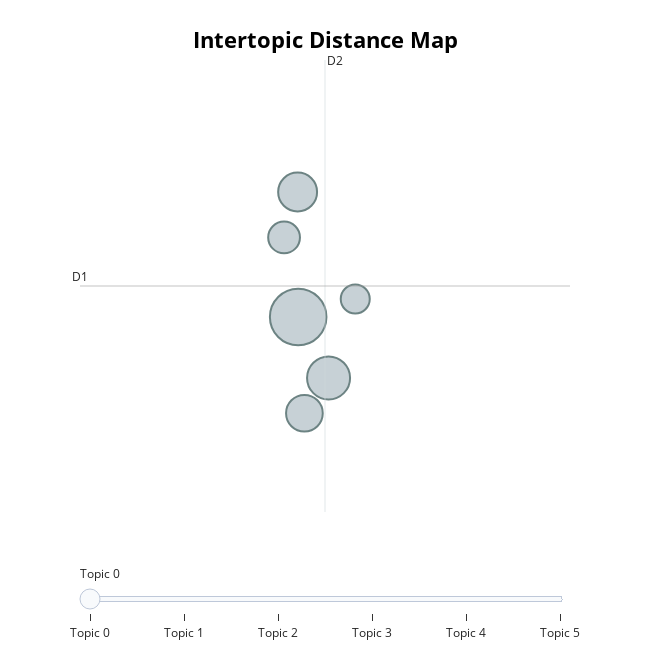

Source (notebook cell):
### Markdown cell above
## 6.4 Topic modelling with BERTopic

### Code cell
from bertopic import BERTopic

nlp = spacy.load('en_core_web_lg', exclude=['tagger', 'parser', 'ner', 'attribute_ruler', 'lemmatizer'])

from sklearn.feature_extraction.text import TfidfVectorizer

my_stopwords = list(nlp.Defaults.stop_words) + ['estimate', 'hon', 'implement', 'opportunity', 'plan', 'paragraph', 'sir', 'minister', 'told', 'right', 'good', 'speaker', 'mr speaker']

vectorizer_model = TfidfVectorizer(stop_words=my_stopwords, ngram_range=(1,2))

topic_model = BERTopic(embedding_model=nlp, vectorizer_model=vectorizer_model, top_n_words=10, min_topic_size=3, n_gram_range=(1,2))
topics, probs = topic_model.fit_transform(df_selected_speeches['speech_raw_text'].tolist())

fig = topic_model.visualize_topics()
fig.show()

### Figure 1 — Plotly figure (JSON) as saved in the notebook; plotly's stock layout.template omitted (floating-point values rounded to 4 significant figures)
{"data": [{"customdata": [[0, "plans | trade | sector | customers | realistic", 19], [1, "cat | fired boilers | administration | misunderstanding | ban", 11], [2, "england | recent | discussions | section | bank england", 9], [3, "provisions | law | friend | house | keeps matters", 8], [4, "disability | national | church | levelling | hospice lotteries", 6], [5, "members | financial interests | register | register members | entry register", 5]], "hovertemplate": "<b>Topic %{customdata[0]}</b><br>%{customdata[1]}<br>Size: %{customdata[2]}", "legendgroup": "", "marker": {"color": "#B0BEC5", "line": {"color": "DarkSlateGrey", "width": 2}, "size": [19, 11, 9, 8, 6, 5], "sizemode": "area", "sizeref": 0.01188, "symbol": "circle"}, "mode": "markers", "name": "", "orientation": "v", "showlegend": false, "type": "scatter", "x": [18.14, 18.54, 18.13, 18.22, 17.95, 18.89], "xaxis": "x", "y": [9.407, 8.648, 10.97, 8.207, 10.4, 9.632], "yaxis": "y"}], "layout": {"annotations": [{"showarrow": false, "text": "D1", "x": 15.26, "y": 9.794, "yshift": 10}, {"showarrow": false, "text": "D2", "x": 18.49, "xshift": 10, "y": 12.61}], "height": 650, "hoverlabel": {"bgcolor": "white", "font": {"family": "Rockwell", "size": 16}}, "legend": {"itemsizing": "constant", "tracegroupgap": 0}, "margin": {"t": 60}, "shapes": [{"line": {"color": "#CFD8DC", "width": 2}, "type": "line", "x0": 18.49, "x1": 18.49, "y0": 6.976, "y1": 12.61}, {"line": {"color": "#9E9E9E", "width": 2}, "type": "line", "x0": 15.26, "x1": 21.72, "y0": 9.794, "y1": 9.794}], "sliders": [{"active": 0, "pad": {"t": 50}, "steps": [{"args": [{"marker.color": [["red", "#B0BEC5", "#B0BEC5", "#B0BEC5", "#B0BEC5", "#B0BEC5"]]}], "label": "Topic 0", "method": "update"}, {"args": [{"marker.color": [["#B0BEC5", "red", "#B0BEC5", "#B0BEC5", "#B0BEC5", "#B0BEC5"]]}], "label": "Topic 1", "method": "update"}, {"args": [{"marker.color": [["#B0BEC5", "#B0BEC5", "red", "#B0BEC5", "#B0BEC5", "#B0BEC5"]]}], "label": "Topic 2", "method": "update"}, {"args": [{"marker.color": [["#B0BEC5", "#B0BEC5", "#B0BEC5", "red", "#B0BEC5", "#B0BEC5"]]}], "label": "Topic 3", "method": "update"}, {"args": [{"marker.color": [["#B0BEC5", "#B0BEC5", "#B0BEC5", "#B0BEC5", "red", "#B0BEC5"]]}], "label": "Topic 4", "method": "update"}, {"args": [{"marker.color": [["#B0BEC5", "#B0BEC5", "#B0BEC5", "#B0BEC5", "#B0BEC5", "red"]]}], "label": "Topic 5", "method": "update"}]}], "title": {"font": {"color": "Black", "size": 22}, "text": "<b>Intertopic Distance Map</b>", "x": 0.5, "xanchor": "center", "y": 0.95, "yanchor": "top"}, "width": 650, "xaxis": {"anchor": "y", "domain": [0, 1], "range": [15.26, 21.72], "title": {"text": ""}, "visible": false}, "yaxis": {"anchor": "x", "domain": [0, 1], "range": [6.976, 12.61], "title": {"text": ""}, "visible": false}}}
